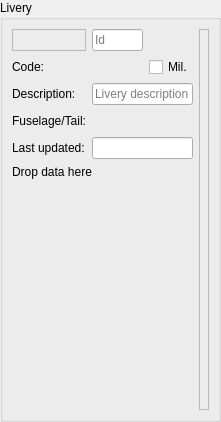
<?xml version="1.0" encoding="UTF-8"?>
<ui version="4.0">
 <class>CLiveryForm</class>
 <widget class="QFrame" name="CLiveryForm">
  <property name="geometry">
   <rect>
    <x>0</x>
    <y>0</y>
    <width>221</width>
    <height>416</height>
   </rect>
  </property>
  <property name="windowTitle">
   <string>Livery editor</string>
  </property>
  <layout class="QVBoxLayout" name="vl_LiveryForm">
   <property name="spacing">
    <number>4</number>
   </property>
   <property name="leftMargin">
    <number>0</number>
   </property>
   <property name="topMargin">
    <number>0</number>
   </property>
   <property name="rightMargin">
    <number>0</number>
   </property>
   <property name="bottomMargin">
    <number>0</number>
   </property>
   <item>
    <widget class="QGroupBox" name="gb_Livery">
     <property name="title">
      <string>Livery</string>
     </property>
     <layout class="QGridLayout" name="gl_Livery">
      <item row="0" column="0">
       <widget class="BlackGui::CLabelAndIcon" name="lai_Id">
        <property name="frameShape">
         <enum>QFrame::StyledPanel</enum>
        </property>
        <property name="frameShadow">
         <enum>QFrame::Raised</enum>
        </property>
       </widget>
      </item>
      <item row="0" column="3" rowspan="7">
       <widget class="BlackGui::Editors::CValidationIndicator" name="val_Indicator">
        <property name="minimumSize">
         <size>
          <width>10</width>
          <height>0</height>
         </size>
        </property>
        <property name="frameShape">
         <enum>QFrame::StyledPanel</enum>
        </property>
        <property name="frameShadow">
         <enum>QFrame::Raised</enum>
        </property>
       </widget>
      </item>
      <item row="2" column="0">
       <widget class="QLabel" name="lbl_Description">
        <property name="text">
         <string>Description:</string>
        </property>
        <property name="buddy">
         <cstring>le_Description</cstring>
        </property>
       </widget>
      </item>
      <item row="4" column="0">
       <widget class="QLabel" name="lbl_Timestamp">
        <property name="text">
         <string>Last updated:</string>
        </property>
        <property name="buddy">
         <cstring>le_Updated</cstring>
        </property>
       </widget>
      </item>
      <item row="0" column="1">
       <widget class="QLineEdit" name="le_Id">
        <property name="maximumSize">
         <size>
          <width>75</width>
          <height>16777215</height>
         </size>
        </property>
        <property name="readOnly">
         <bool>true</bool>
        </property>
        <property name="placeholderText">
         <string>Id</string>
        </property>
       </widget>
      </item>
      <item row="1" column="0">
       <widget class="QLabel" name="lbl_Code">
        <property name="text">
         <string>Code:</string>
        </property>
       </widget>
      </item>
      <item row="3" column="0">
       <widget class="QLabel" name="lbl_FuselageColor">
        <property name="text">
         <string>Fuselage/Tail:</string>
        </property>
       </widget>
      </item>
      <item row="6" column="0" colspan="3">
       <widget class="BlackGui::Editors::CAirlineIcaoForm" name="editor_AirlineIcao">
        <property name="minimumSize">
         <size>
          <width>0</width>
          <height>225</height>
         </size>
        </property>
       </widget>
      </item>
      <item row="5" column="0" colspan="3">
       <widget class="BlackGui::CDropSite" name="drop_DropData">
        <property name="text">
         <string>Drop data here</string>
        </property>
       </widget>
      </item>
      <item row="4" column="1" colspan="2">
       <widget class="QLineEdit" name="le_Updated">
        <property name="readOnly">
         <bool>true</bool>
        </property>
       </widget>
      </item>
      <item row="2" column="1" colspan="2">
       <widget class="QLineEdit" name="le_Description">
        <property name="placeholderText">
         <string>Livery description</string>
        </property>
       </widget>
      </item>
      <item row="3" column="1" colspan="2">
       <widget class="QWidget" name="wi_Colors" native="true">
        <layout class="QHBoxLayout" name="hl_Colors">
         <property name="spacing">
          <number>4</number>
         </property>
         <property name="leftMargin">
          <number>0</number>
         </property>
         <property name="topMargin">
          <number>0</number>
         </property>
         <property name="rightMargin">
          <number>0</number>
         </property>
         <property name="bottomMargin">
          <number>0</number>
         </property>
         <item alignment="Qt::AlignLeft">
          <widget class="BlackGui::Components::CColorSelector" name="color_Fuselage">
           <property name="frameShape">
            <enum>QFrame::StyledPanel</enum>
           </property>
           <property name="frameShadow">
            <enum>QFrame::Raised</enum>
           </property>
          </widget>
         </item>
         <item alignment="Qt::AlignLeft">
          <widget class="BlackGui::Components::CColorSelector" name="color_Tail">
           <property name="frameShape">
            <enum>QFrame::StyledPanel</enum>
           </property>
           <property name="frameShadow">
            <enum>QFrame::Raised</enum>
           </property>
          </widget>
         </item>
         <item>
          <spacer name="hs_Colors">
           <property name="orientation">
            <enum>Qt::Horizontal</enum>
           </property>
           <property name="sizeHint" stdset="0">
            <size>
             <width>40</width>
             <height>20</height>
            </size>
           </property>
          </spacer>
         </item>
        </layout>
       </widget>
      </item>
      <item row="1" column="1">
       <widget class="BlackGui::Components::CDbLiverySelectorComponent" name="comp_LiverySelector">
        <layout class="QHBoxLayout" name="hl_DesignatorRank">
         <property name="leftMargin">
          <number>0</number>
         </property>
         <property name="topMargin">
          <number>0</number>
         </property>
         <property name="rightMargin">
          <number>0</number>
         </property>
         <property name="bottomMargin">
          <number>0</number>
         </property>
        </layout>
       </widget>
      </item>
      <item row="1" column="2">
       <widget class="QCheckBox" name="cb_Military">
        <property name="toolTip">
         <string>Military livery</string>
        </property>
        <property name="text">
         <string>Mil.</string>
        </property>
       </widget>
      </item>
     </layout>
    </widget>
   </item>
  </layout>
 </widget>
 <customwidgets>
  <customwidget>
   <class>BlackGui::CLabelAndIcon</class>
   <extends>QFrame</extends>
   <header>blackgui/labelandicon.h</header>
   <container>1</container>
  </customwidget>
  <customwidget>
   <class>BlackGui::Editors::CValidationIndicator</class>
   <extends>QFrame</extends>
   <header>blackgui/editors/validationindicator.h</header>
   <container>1</container>
  </customwidget>
  <customwidget>
   <class>BlackGui::CDropSite</class>
   <extends>QLabel</extends>
   <header>blackgui/dropsite.h</header>
  </customwidget>
  <customwidget>
   <class>BlackGui::Components::CColorSelector</class>
   <extends>QFrame</extends>
   <header>blackgui/components/colorselector.h</header>
   <container>1</container>
  </customwidget>
  <customwidget>
   <class>BlackGui::Editors::CAirlineIcaoForm</class>
   <extends>QFrame</extends>
   <header>blackgui/editors/airlineicaoform.h</header>
   <container>1</container>
  </customwidget>
  <customwidget>
   <class>BlackGui::Components::CDbLiverySelectorComponent</class>
   <extends>QFrame</extends>
   <header>blackgui/components/dbliveryselectorcomponent.h</header>
   <container>1</container>
  </customwidget>
 </customwidgets>
 <tabstops>
  <tabstop>le_Id</tabstop>
  <tabstop>le_Description</tabstop>
  <tabstop>le_Updated</tabstop>
 </tabstops>
 <resources/>
 <connections/>
</ui>
